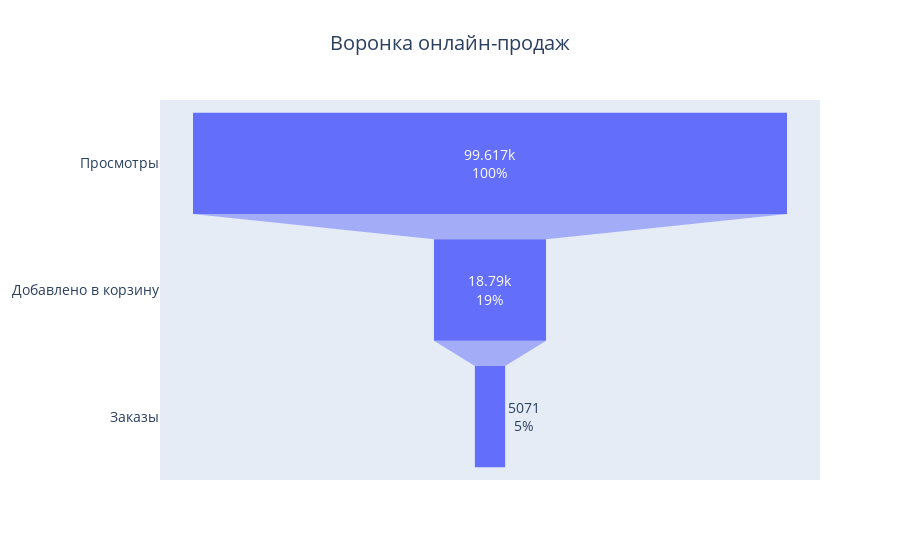

Notebook cell for this chart:
### Code cell
import plotly.graph_objects as go

funnel_data = pd.DataFrame({
    'Этап': ['Просмотры', 'Добавлено в корзину', 'Заказы'],
    'Количество': [total_views, added_to_cart, created_orders]
})

fig = go.Figure(go.Funnel(
    y = funnel_data['Этап'],
    x = funnel_data['Количество'],
    textinfo = "value+percent initial"
))

fig.update_layout(
    title_text='Воронка онлайн-продаж',
    title_x=0.5,
    font_size=14
)
fig.show()

### Figure 1 — Plotly figure (JSON) as saved in the notebook; plotly's stock layout.template omitted (floating-point values rounded to 4 significant figures)
{"data": [{"textinfo": "value+percent initial", "type": "funnel", "x": [99617, 18790, 5071], "y": ["Просмотры", "Добавлено в корзину", "Заказы"]}], "layout": {"font": {"size": 14}, "title": {"text": "Воронка онлайн-продаж", "x": 0.5}}}
